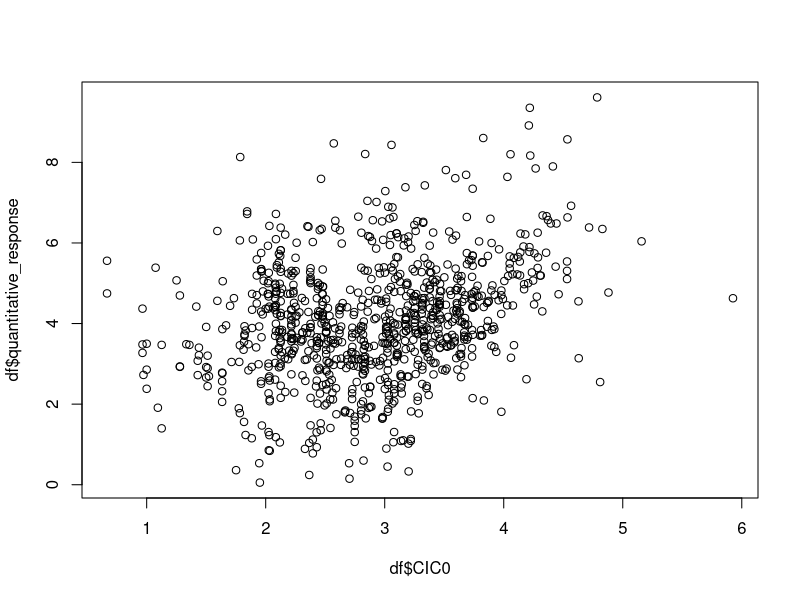
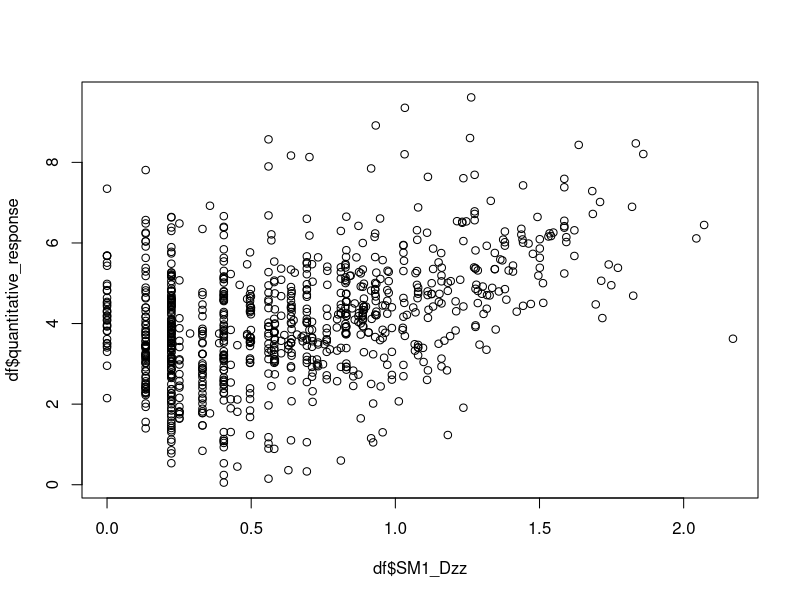
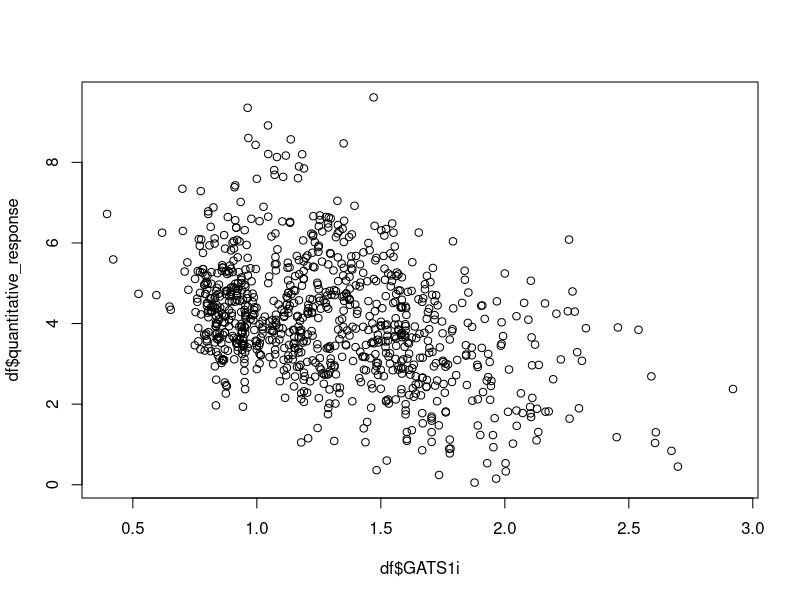
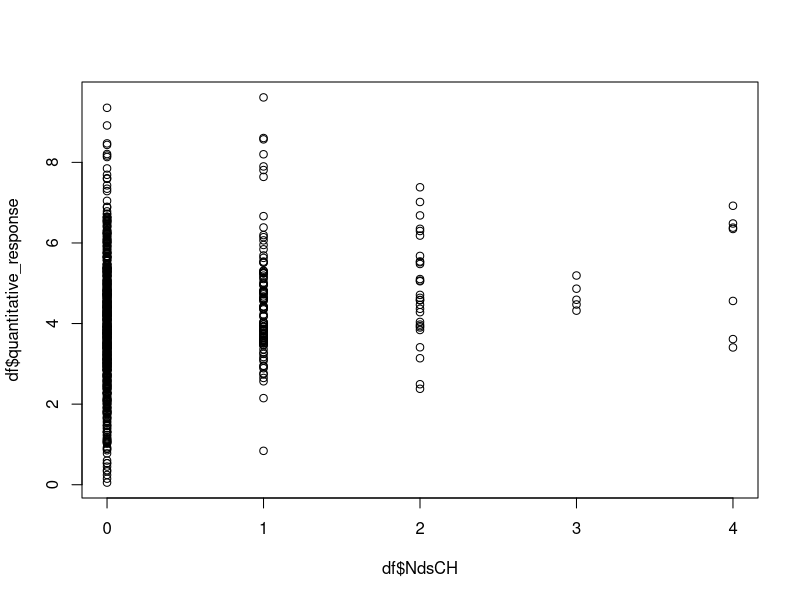
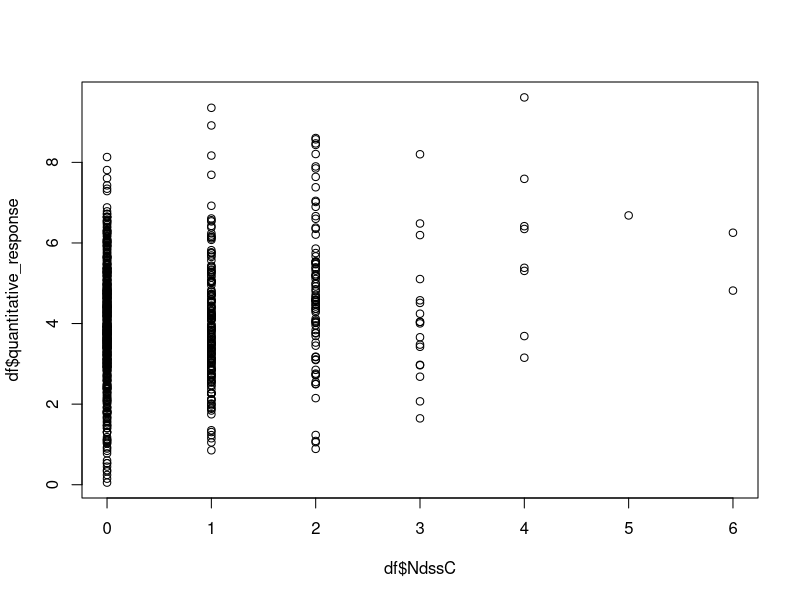
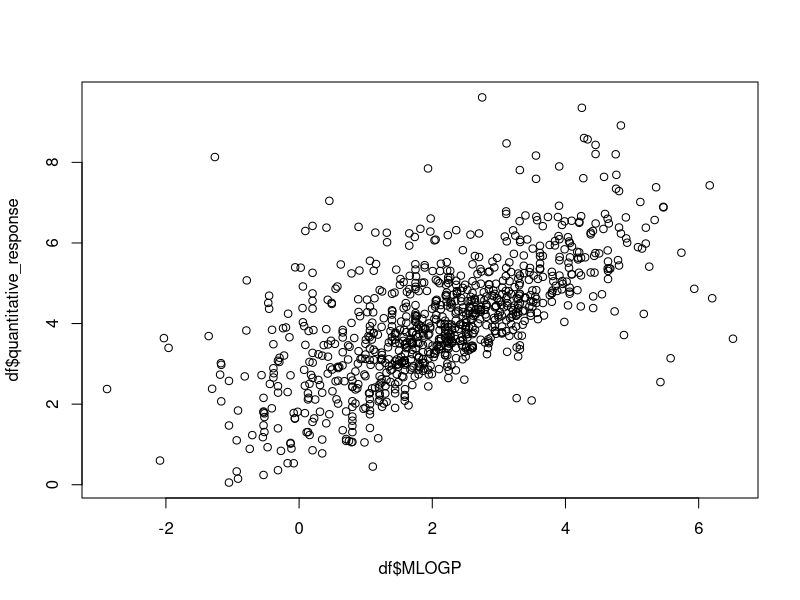
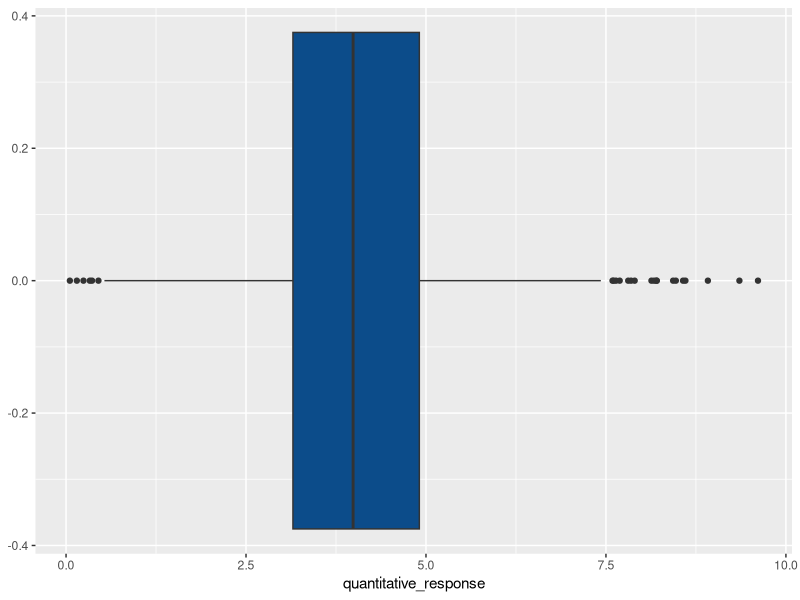
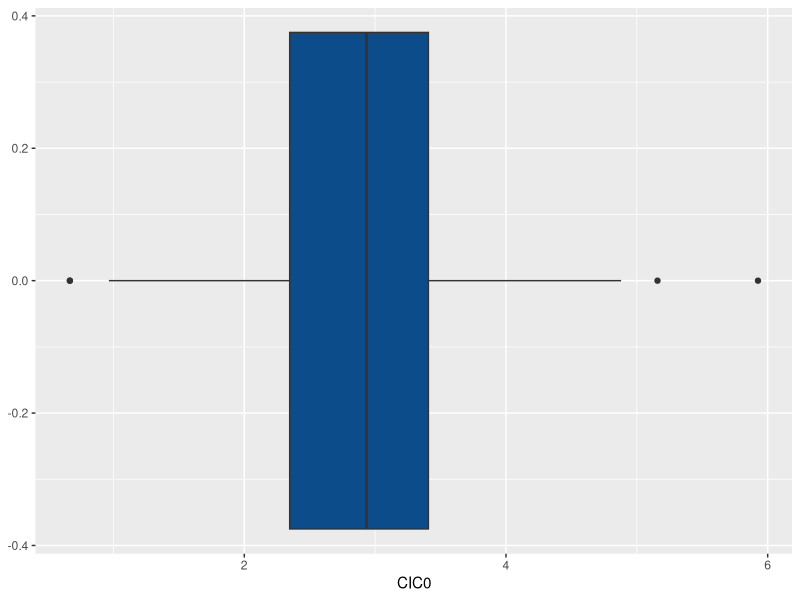

Here is the R script that generated these plots, in order: (Note: this script raises an error after producing the figures.)
#Regression Problem 

setwd("E:\\Acedimics\\MS\\Sems_1\\Bussiness_Analytics\\Term_paper")

df = read.csv('qsar_fish_toxicity.csv') # read the excel file

nrow(df)
ncol(df)

names(df)

library(dplyr) # install the package of dplyr

#structure of data
str(df)

#renaming few column names
names(df)[7]<- "quantitative_response"
names(df)[2]<- "SM1_Dzz"

#finding null values in data
sapply(df, function(x) sum(is.na(x)))

#Scatter plots to show relation between independent and dependent variable
plot(df$CIC0,df$quantitative_response)

plot(df$SM1_Dzz,df$quantitative_response)

plot(df$GATS1i,df$quantitative_response)

plot(df$NdsCH,df$quantitative_response)

plot(df$NdssC,df$quantitative_response)

plot(df$MLOGP,df$quantitative_response)

library(ggplot2)

#boxplot of each variable

boxplot_1 <- ggplot(df, aes(x=quantitative_response)) + 
  geom_boxplot(fill = "#0c4c8a")
boxplot_1

boxplot_2 <- ggplot(df, aes(x=CIC0)) + 
  geom_boxplot(fill = "#0c4c8a")
boxplot_2

boxplot_3 <- ggplot(df, aes(x=SM1_Dzz)) + 
  geom_boxplot(fill = "#0c4c8a")
boxplot_3

boxplot_4 <- ggplot(df, aes(x=GATS1i)) + 
  geom_boxplot(fill = "#0c4c8a")
boxplot_4

boxplot_5 <- ggplot(df, aes(x=MLOGP)) + 
  geom_boxplot(fill = "#0c4c8a")
boxplot_5

#-------------Multiple Regression--------------

#dividing data into train and test set 
smp_size <- floor(0.8 * nrow(df))

## set the seed to make your partition reproducible
set.seed(123)
train_ <- sample(seq_len(nrow(df)), size = smp_size)

training_data <- df[train_, ]
testing_data <- df[-train_, ]

relation <- lm( quantitative_response ~ training_data.,
               data=training_data)

summary(relation)

predictions = predict.lm(relation, testing_data)

RMS = mean(predictions-testing_data$quantitative_response)^2

print('Residual Error (MSE): ')
RMS

plot(relation)

plot(testing_data$quantitative_response,predictions)


#K-Fold

library(caret)

model_cv = train(quantitative_response ~ ., df,method = "lm",
                 trControl = trainControl(
                 method = "repeatedcv", 
                 number = 30,
                 repeats = 3,
                 verboseIter = TRUE)
                 )

summary(model_cv)

#Assign the next value nearer to the mean in place of the outlier value.
#DEaling with outliers

#1.quantitative_response
high <- mean(df$quantitative_response) + sd(df$quantitative_response) * 3
low <- mean(df$quantitative_response) - sd(df$quantitative_response) * 3

df$Outlier <- (df$quantitative_response < low | df$quantitative_response > high)

df$quantitative_response[df$Outlier]

med_<-median(df$quantitative_response[!df$Outlier])
med_
median(df$quantitative_response)

df$quantitative_response[df$outlier] <- med_

#2.

high <- mean(df$CIC0) + sd(df$CIC0) * 3
low <- mean(df$CIC0) - sd(df$CIC0) * 3

df$Outlier <- (df$CIC0 < low | df$CIC0 > high)

df$CIC0[df$Outlier]

med_=median(df$CIC0[!df$Outlier])

df$CIC0[df$outlier] <- med_

#3.

high <- mean(df$SM1_Dzz) + sd(df$SM1_Dzz) * 4
low <- mean(df$SM1_Dzz) - sd(df$SM1_Dzz) * 4

df$Outlier <- (df$SM1_Dzz < low | df$GATS1i > high)

df$SM1_Dzz[df$Outlier]

med_=median(df$SM1_Dzz[!df$Outlier])

df$SM1_Dzz[df$outlier] <- med_

#4.

high <- mean(df$GATS1i) + sd(df$GATS1i) * 3
low <- mean(df$GATS1i) - sd(df$GATS1i) * 3

df$Outlier <- (df$GATS1i < low | df$GATS1i > high)

df$GATS1i[df$Outlier]

med_ = median(df$GATS1i[!df$Outlier])

df$GATS1i[df$outlier] <- med_


#5.

high <- mean(df$MLOGP) + sd(df$MLOGP) * 3
low <- mean(df$MLOGP) - sd(df$MLOGP) * 3

df$Outlier <- (df$MLOGP < low | df$MLOGP > high)

df$MLOGP[df$Outlier]

med_=median(df$MLOGP[!df$Outlier])

df$MLOGP[df$outlier] <- med_


df = df[-c(8)]
names(df)


#model building again after handling outliers in data 

model_cv = train(quantitative_response ~ ., df,method = "lm",
                 trControl = trainControl(
                   method = "repeatedcv", 
                   number = 30,
                   repeats = 3,
                   verboseIter = TRUE)
)

summary(model_cv)

relation <- lm( quantitative_response ~ .,
                data=training_data)

summary(relation)


